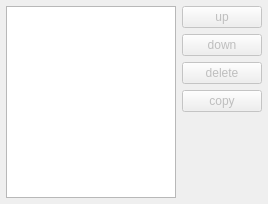
<?xml version="1.0" encoding="UTF-8"?>
<ui version="4.0">
 <class>list_editor</class>
 <widget class="QWidget" name="list_editor">
  <property name="geometry">
   <rect>
    <x>0</x>
    <y>0</y>
    <width>268</width>
    <height>204</height>
   </rect>
  </property>
  <layout class="QGridLayout" name="gridLayout">
   <property name="leftMargin">
    <number>6</number>
   </property>
   <property name="topMargin">
    <number>6</number>
   </property>
   <property name="rightMargin">
    <number>6</number>
   </property>
   <property name="bottomMargin">
    <number>6</number>
   </property>
   <item row="0" column="2">
    <layout class="QVBoxLayout" name="button_layout">
     <item>
      <widget class="QPushButton" name="up">
       <property name="enabled">
        <bool>false</bool>
       </property>
       <property name="text">
        <string>up</string>
       </property>
      </widget>
     </item>
     <item>
      <widget class="QPushButton" name="down">
       <property name="enabled">
        <bool>false</bool>
       </property>
       <property name="text">
        <string>down</string>
       </property>
      </widget>
     </item>
     <item>
      <widget class="QPushButton" name="delete_">
       <property name="enabled">
        <bool>false</bool>
       </property>
       <property name="text">
        <string>delete</string>
       </property>
      </widget>
     </item>
     <item>
      <widget class="QPushButton" name="copy">
       <property name="enabled">
        <bool>false</bool>
       </property>
       <property name="text">
        <string>copy</string>
       </property>
      </widget>
     </item>
     <item>
      <spacer name="vertical_spacer">
       <property name="orientation">
        <enum>Qt::Vertical</enum>
       </property>
       <property name="sizeHint" stdset="0">
        <size>
         <width>20</width>
         <height>40</height>
        </size>
       </property>
      </spacer>
     </item>
    </layout>
   </item>
   <item row="0" column="1">
    <widget class="QTableWidget" name="table">
     <property name="dragDropOverwriteMode">
      <bool>false</bool>
     </property>
     <property name="alternatingRowColors">
      <bool>false</bool>
     </property>
     <property name="selectionMode">
      <enum>QAbstractItemView::ExtendedSelection</enum>
     </property>
     <property name="selectionBehavior">
      <enum>QAbstractItemView::SelectRows</enum>
     </property>
     <property name="showGrid">
      <bool>false</bool>
     </property>
     <property name="gridStyle">
      <enum>Qt::SolidLine</enum>
     </property>
     <property name="columnCount">
      <number>1</number>
     </property>
     <attribute name="horizontalHeaderVisible">
      <bool>false</bool>
     </attribute>
     <attribute name="horizontalHeaderStretchLastSection">
      <bool>true</bool>
     </attribute>
     <attribute name="verticalHeaderVisible">
      <bool>false</bool>
     </attribute>
     <attribute name="verticalHeaderDefaultSectionSize">
      <number>25</number>
     </attribute>
     <column/>
    </widget>
   </item>
  </layout>
 </widget>
 <resources/>
 <connections/>
</ui>
